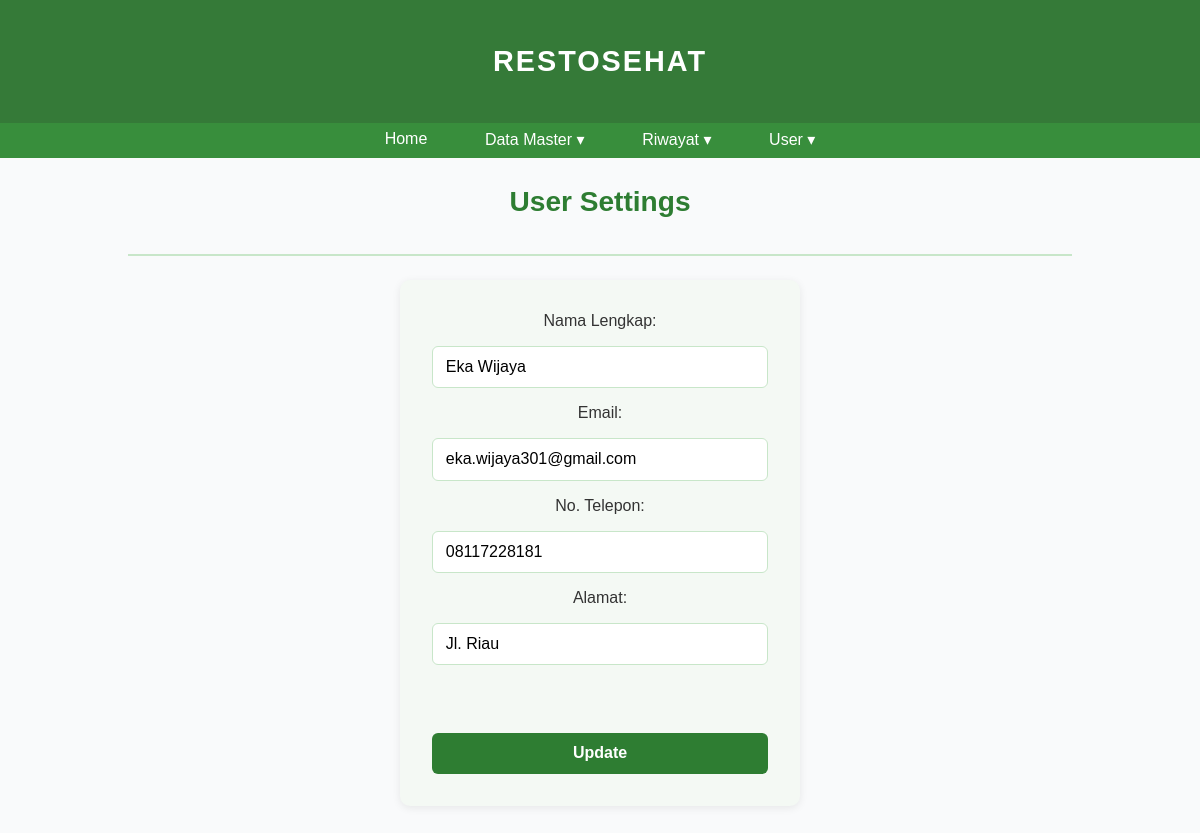
Before: /user_setting (signed in) with the older database file.
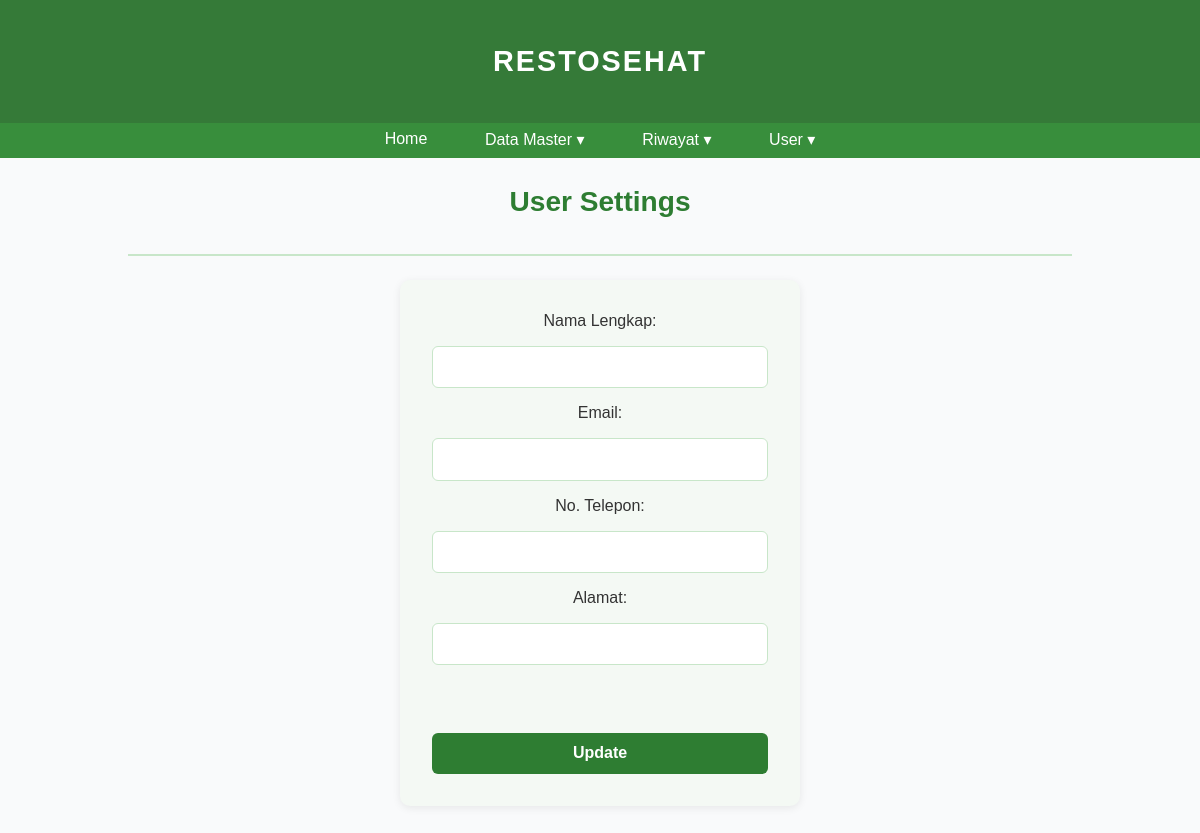
After: the same page with the newer database file.
### main.py (models this page shows, shortened)
class User(db.Model, UserMixin):
    idPrefix = 'USR'
    id = db.Column(db.String(5), primary_key=True)
    username = db.Column(db.String(80), unique=True, nullable=False)
    password_hash = db.Column(db.String(200), nullable=False)
    role = db.Column(db.String(50), default='User')
    namaPanjang = db.Column(db.String(200))
    email = db.Column(db.String(100), unique=True)
    noTelp = db.Column(db.String(12), unique=True)
    alamat = db.Column(db.String(150))

### main.py (the view, shortened to what this page needs)
@app.route("/user_setting", methods=['GET', 'POST'])
@login_required
def userSetting():
    user = User.query.get_or_404(current_user.id)
    return render_template('user_setting.html', user=user)

### main.py (called while the page is built)
@login_manager.user_loader
def load_user(user_id):
    return User.query.get(user_id)

### templates/user_setting.html (shortened to what this page needs)
{% extends 'base.html' %}
{% block body %}
<div class="content">
    <div class="head-content">
        <h3>User Settings</h3>
    </div>
    <div class="main-content">
        <form action="/user_setting" method="POST" class="form-container">
            <label for="namaPanjang">Nama Lengkap:</label>
            <input type="text" name="namaPanjang" id="namaPanjang" class="form-control" {% if user.namaPanjang == None%} value=""{% else %} value="{{ user.namaPanjang }}" {% endif %} required>
            <label for="email">Email:</label>
            <input type="email" name="email" id="email" class="form-control" {% if user.email == None%} value=""{% else %} value="{{ user.email }}" {% endif %} required>
            <label for="noTelp">No. Telepon:</label>
            <input type="text" name="noTelp" id="noTelp" class="form-control" {% if user.noTelp == None%} value=""{% else %} value="{{ user.noTelp }}" {% endif %} required>
            <label for="alamat">Alamat:</label>
            <input type="text" name="alamat" id="alamat" class="form-control" {% if user.alamat == None%} value=""{% else %} value="{{ user.alamat }}" {% endif %} required>
            <br><br>
            <input type="submit" value="Update">
        </form>
    </div>
</div>
{% endblock %}

Changed rows visible on the page:
changed User: namaPanjang "Eka Wijaya" → (not shown); email "eka.wijaya301@gmail.com" → (not shown); noTelp "08117228181" → (not shown); alamat "Jl. Riau" → (not shown)
